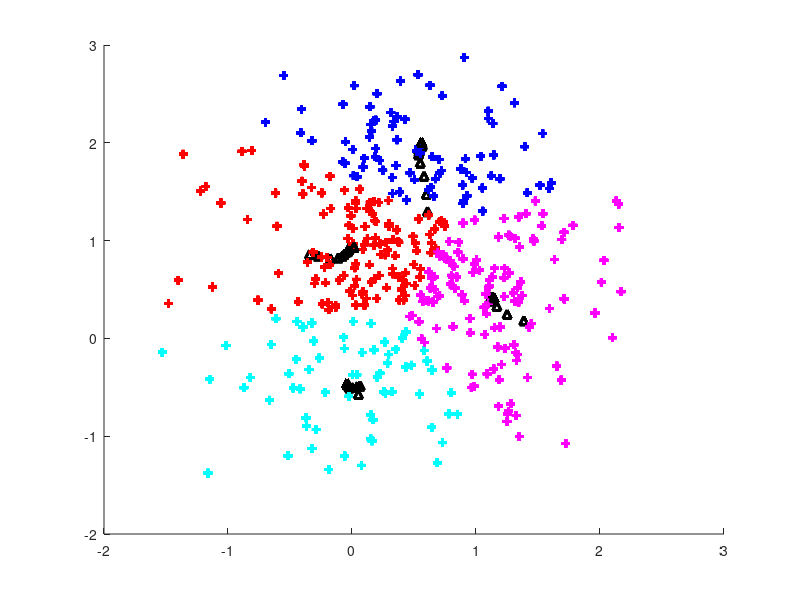

Recreate this plot in MATLAB.
% This code implements K-means Clustering
% Parameter (K: Number of Clusters, KMI: K-means Iteration)

% Alireza Asvadi
% Department of ECE, SPR Lab
% Babol (Noshirvani) University of Technology
% Questions regarding the code may be directed to:
% http://www.a-asvadi.ir/
% 2013
% Clear Memory & Command Window
clc
clear all
close all
% Generate Points
Sigma = [0.5 0.05; 0.05 0.5];
f1    = mvnrnd([0.5 0]  ,Sigma,100);
f2    = mvnrnd([0.5 0.5],Sigma,100);
f3    = mvnrnd([0.5 1]  ,Sigma,100);
f4    = mvnrnd([0.5 1.5],Sigma,100);
F     = [f1;f2;f3;f4];
% K-means
K     = 4;                                            % Cluster Numbers
KMI   = 40;                                           % K-means Iteration
CENTS = F( ceil(rand(K,1)*size(F,1)) ,:);             % Cluster Centers
DAL   = zeros(size(F,1),K+2);                         % Distances and Labels
CV    = '+r+b+c+m+k+yorobocomokoysrsbscsmsksy';       % Color Vector

for n = 1:KMI
        
   for i = 1:size(F,1)
      for j = 1:K  
        DAL(i,j) = norm(F(i,:) - CENTS(j,:));      
      end
      [Distance CN] = min(DAL(i,1:K));                % 1:K are Distance from Cluster Centers 1:K 
      DAL(i,K+1) = CN;                                % K+1 is Cluster Label
      DAL(i,K+2) = Distance;                          % K+2 is Minimum Distance
   end
   for i = 1:K
      A = (DAL(:,K+1) == i);                          % Cluster K Points
      CENTS(i,:) = mean(F(A,:));                      % New Cluster Centers
      if sum(isnan(CENTS(:))) ~= 0                    % If CENTS(i,:) Is Nan Then Replace It With Random Point
         NC = find(isnan(CENTS(:,1)) == 1);           % Find Nan Centers
         for Ind = 1:size(NC,1)
         CENTS(NC(Ind),:) = F(randi(size(F,1)),:);
         end
      end
   end
   
% Plot  
figure(1)
axis([-2 3 -2 3]);
hold on

 for i = 1:K
PT = F(DAL(:,K+1) == i,:);                            % Find points of each cluster    
plot(PT(:,1),PT(:,2),CV(2*i-1:2*i),'LineWidth',2);    % Plot points with determined color and shape
hold on
plot(CENTS(:,1),CENTS(:,2),'k^','LineWidth',2);       % Plot cluster centers


 end



pause(0.1)

end
